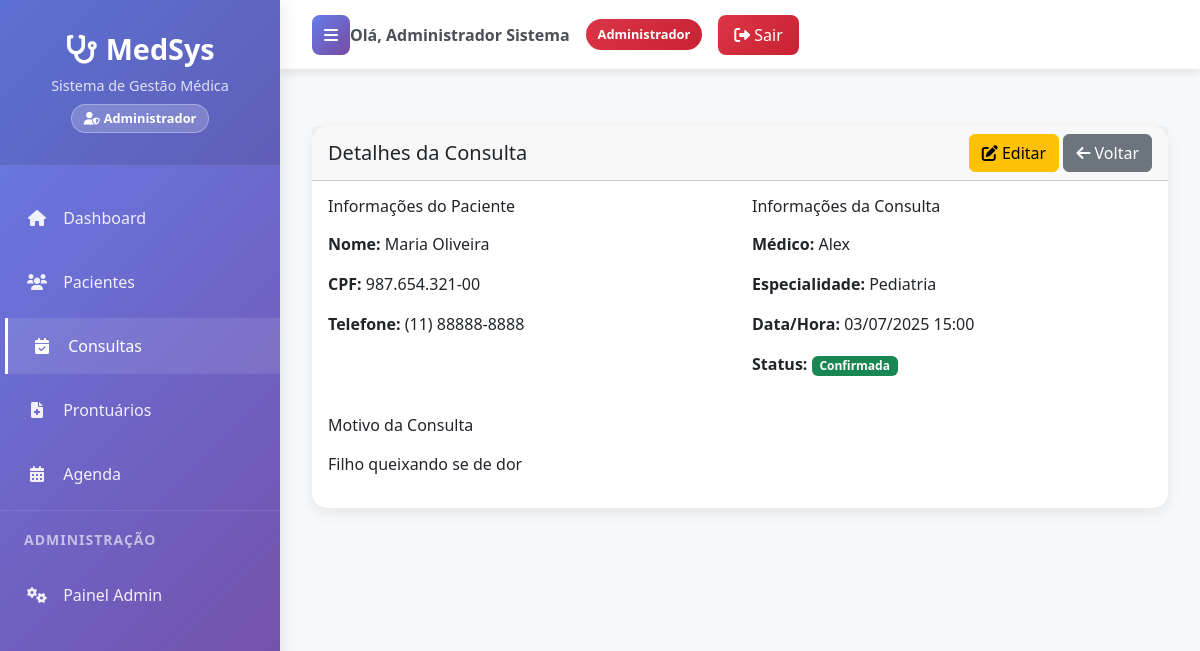
Page /consultas/5/ (signed in) on the earlier database version.
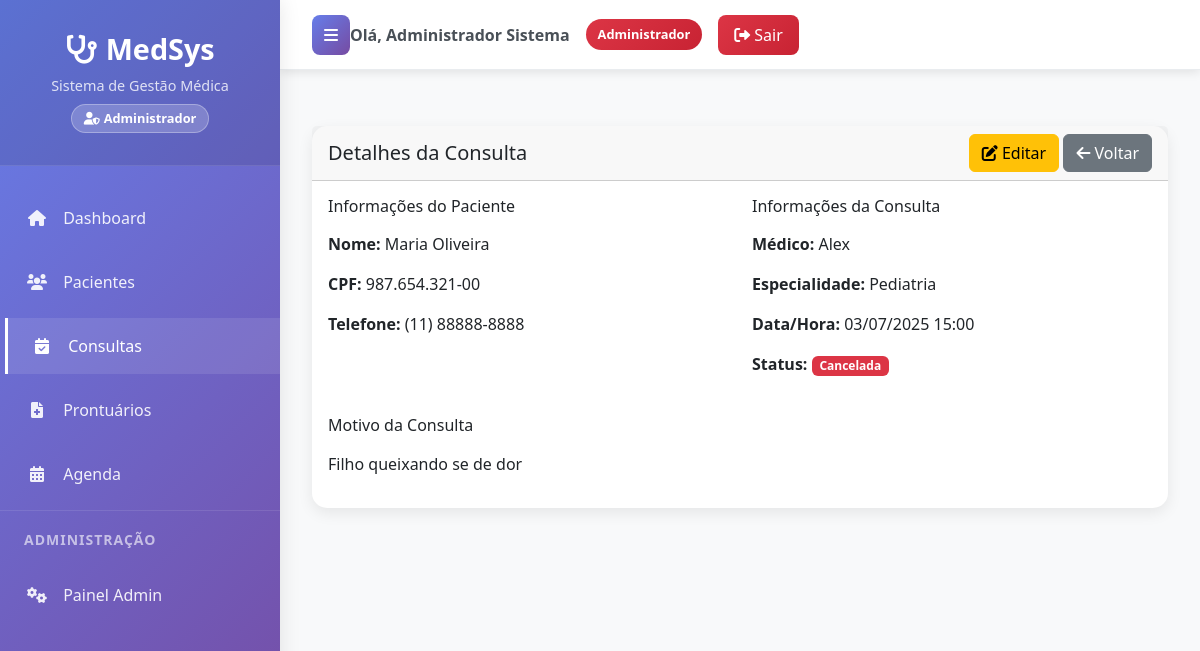
Same page on the later database version.
### prontuario/views.py (the view, shortened to what this page needs)
# urls.py: path('consultas/<int:consulta_id>/', views.visualizar_consulta, name='visualizar_consulta'),
@all_authenticated_required
def visualizar_consulta(request, consulta_id):
    consulta = get_object_or_404(Consulta.objects.select_related(
        'paciente', 'medico', 'medico__especialidade'
    ), id=consulta_id)
    return render(request, 'consultas/visualizar_consulta.html', {'consulta': consulta})

### templates/consultas/visualizar_consulta.html (shortened to what this page needs)
{% extends 'layouts/base.html' %}
{% block content %}
<div class="row mt-4">
    <div class="col-12">
        <div class="card">
            <div class="card-header d-flex justify-content-between align-items-center">
                <h5 class="mb-0">Detalhes da Consulta</h5>
                <div>
                    <a href="{% url 'editar_consulta' consulta.id %}" class="btn btn-warning">
                        <i class="fas fa-edit"></i> Editar
                    </a>
                    <a href="{% url 'consultas' %}" class="btn btn-secondary">
                        <i class="fas fa-arrow-left"></i> Voltar
                    </a>
                </div>
            </div>
            <div class="card-body">
                <div class="row">
                    <div class="col-md-6">
                        <h6 class="mb-3">Informações do Paciente</h6>
                        <p><strong>Nome:</strong> {{ consulta.paciente.nome }}</p>
                        <p><strong>CPF:</strong> {{ consulta.paciente.cpf }}</p>
                        <p><strong>Telefone:</strong> {{ consulta.paciente.telefone }}</p>
                    </div>
                    <div class="col-md-6">
                        <h6 class="mb-3">Informações da Consulta</h6>
                        <p><strong>Médico:</strong> {{ consulta.medico.nome }}</p>
                        <p><strong>Especialidade:</strong> {{ consulta.medico.especialidade.nome }}</p>
                        <p><strong>Data/Hora:</strong> {{ consulta.data|date:"d/m/Y H:i" }}</p>
                        <p><strong>Status:</strong>
                            {% if consulta.status == 'CONFIRMADA' %}
                                <span class="badge bg-success">Confirmada</span>
                            {% elif consulta.status == 'PENDENTE' %}
                                <span class="badge bg-warning">Pendente</span>
                            {% elif consulta.status == 'CANCELADA' %}
                                <span class="badge bg-danger">Cancelada</span>
                            {% elif consulta.status == 'ESPERA' %}
                                <span class="badge bg-info">Em Espera</span>
                            {% endif %}
                        </p>
                    </div>
                </div>
                <div class="row mt-4">
                    <div class="col-12">
                        <h6 class="mb-3">Motivo da Consulta</h6>
                        <p>{{ consulta.motivo }}</p>
                    </div>
                </div>
            </div>
        </div>
    </div>
</div>
{% endblock %}

Differences in the rows shown:
changed Consulta "Filho queixando se de dor": status "CONFIRMADA" → "CANCELADA" (drawn)
Other differences:
text no longer shown: "Confirmada"
text now shown: "Cancelada"
